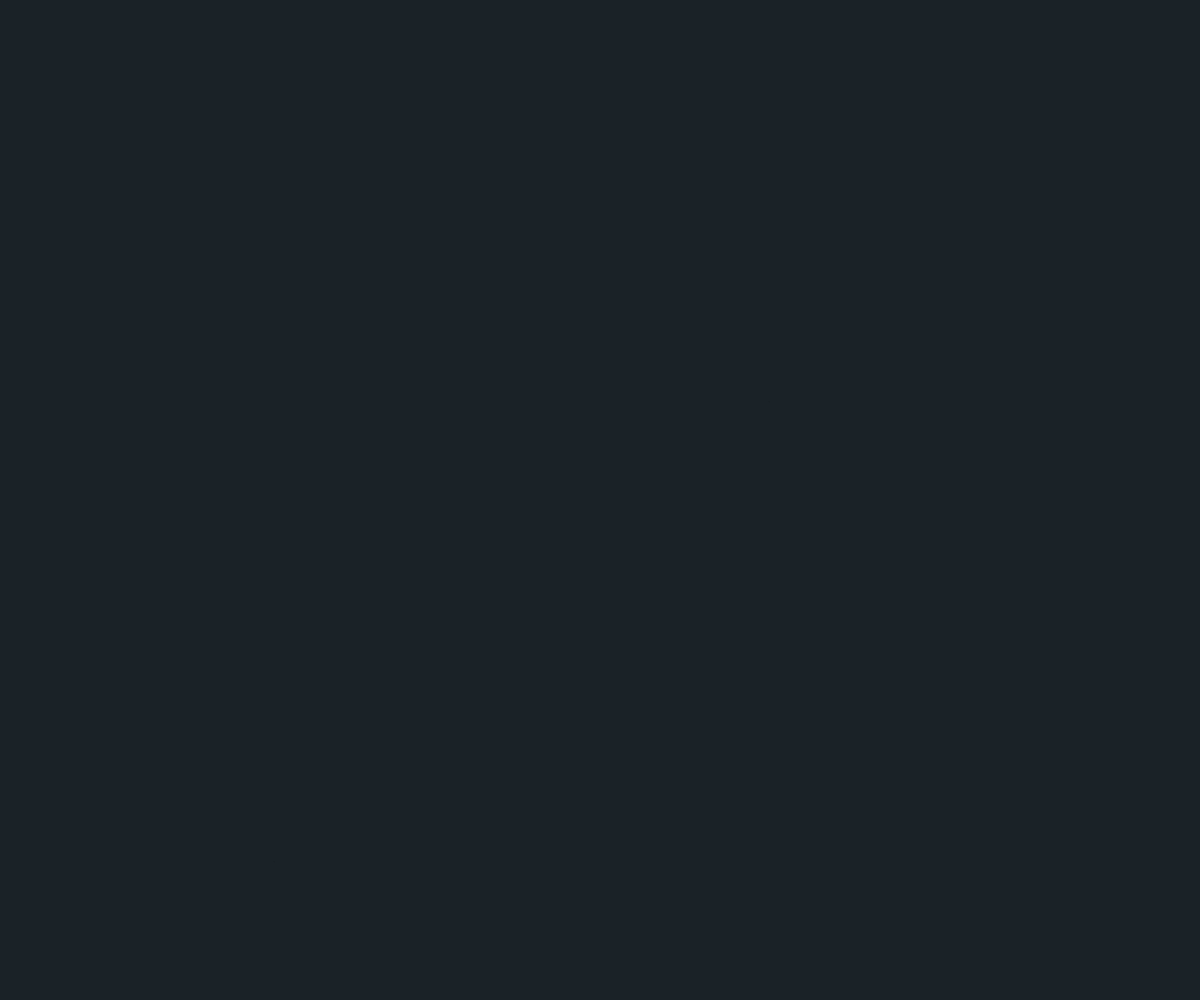
Frame 1 (no input)
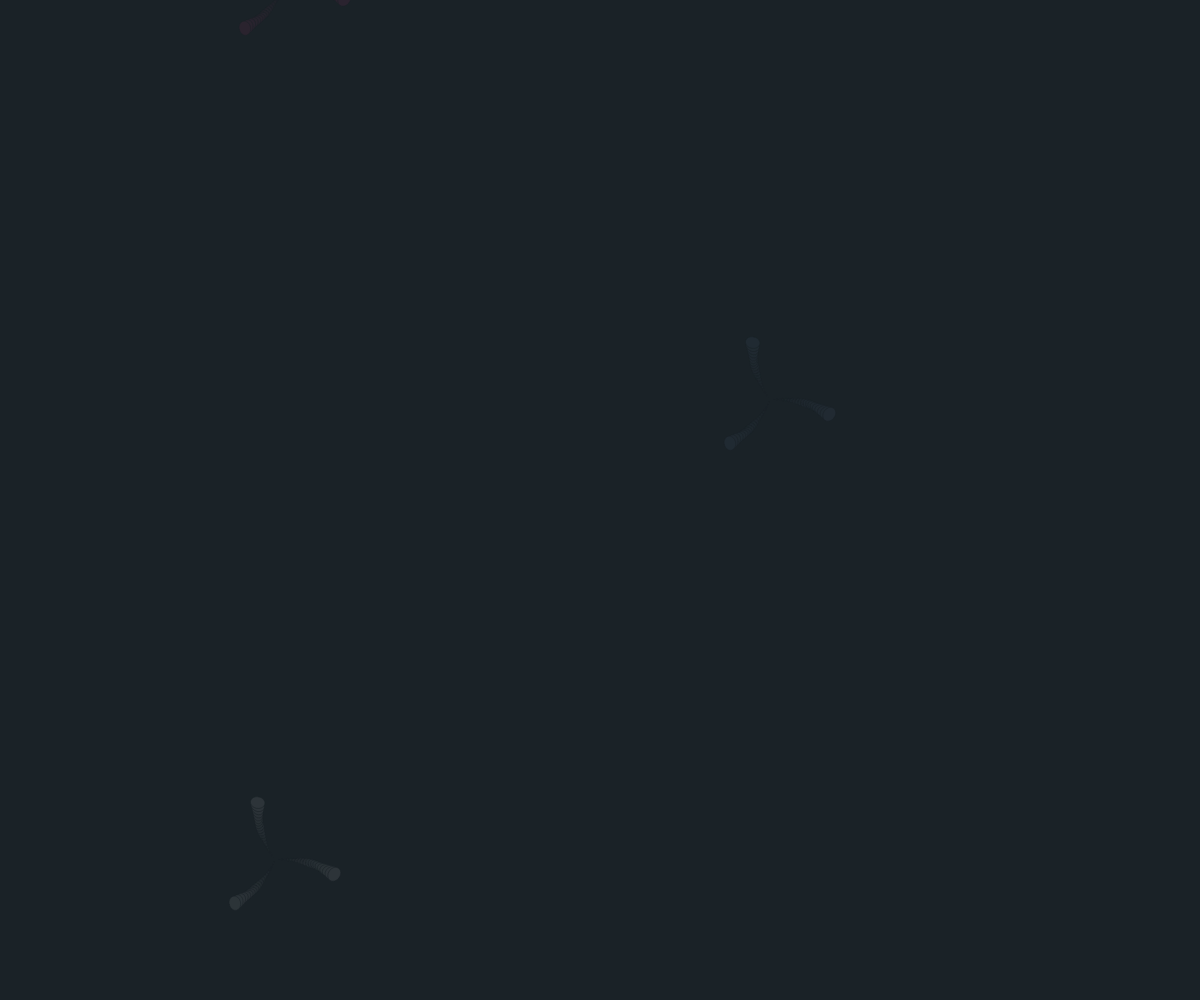
Frame 60 (no input)
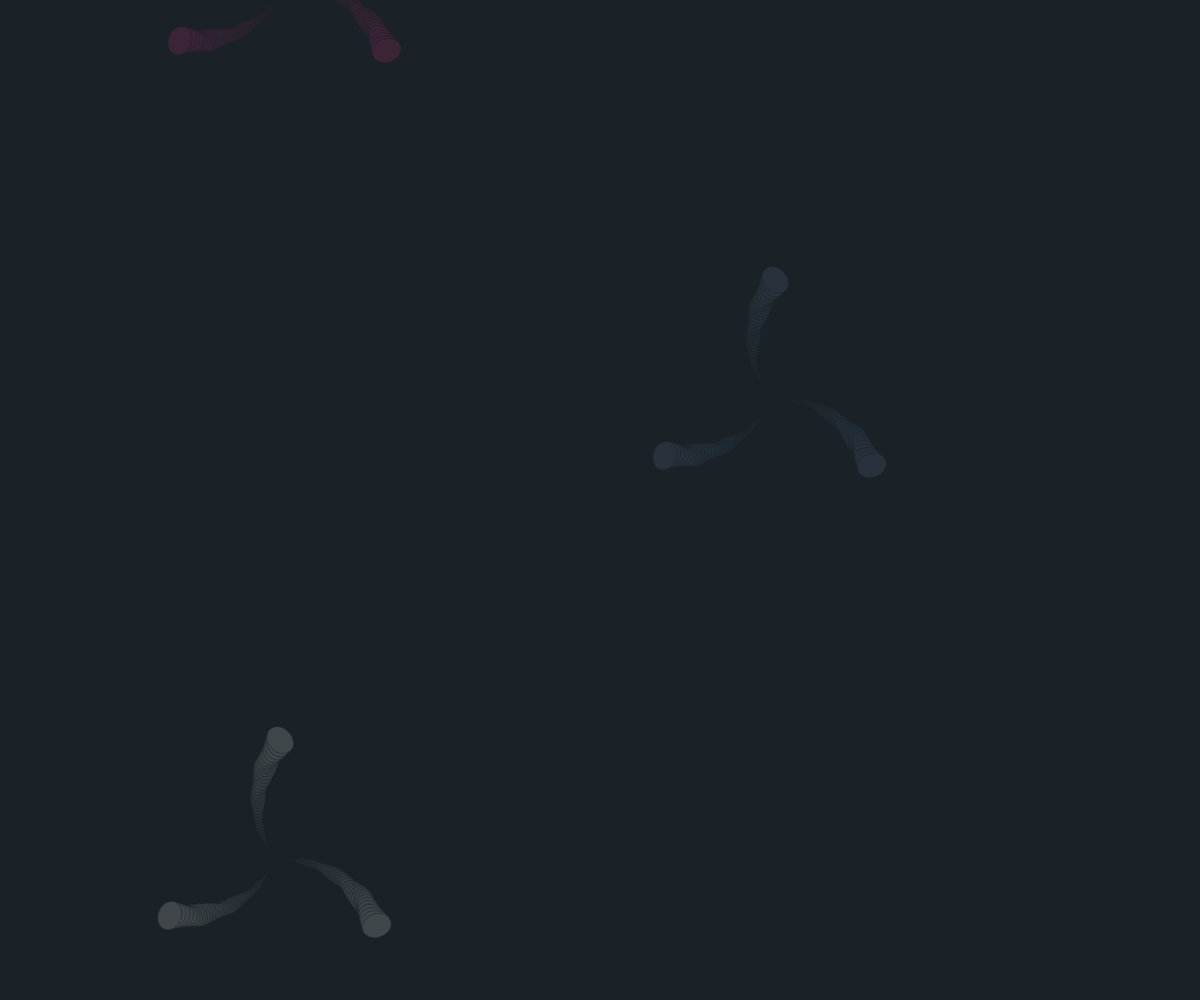
Frame 120 (the mouse pressed at the canvas centre since frame 60)

The p5.js sketch that drew these frames (run headless with seeded random() and noise() and a simulated clock; from frame 60 on, the mouse is pressed at the canvas centre):

// p5.js sketch
// ── sketch.js
var a = 0;
var r = 2;

function preload(){
  // put preload code here
}

function setup() {
  createCanvas(windowWidth,windowHeight)
  background("#1A2227");

}

function draw() {

  pink = (lerpColor(color("#1A2227"), color("#DB3082"), frameCount / 720 ));
  blue = (lerpColor(color("#1A2227"), color("#6983aa"), frameCount / 720 ));
  green = (lerpColor(color("#1A2227"), color("#679b9b"), frameCount / 720 ));
  white = (lerpColor(color("#1A2227"), color("white"), frameCount / 720 ));

  var x = r * cos(a);
  var y = r * sin(a);


  a += 0.1;
  r += 1;

  strokeWeight(0.5);
  stroke("#1A2227")


  push()
  fill(blue);
  translate(770, 400);
  rotate(frameCount*2);

  //ellipse(x, y, frameCount/1.5, frameCount/2);//
  ellipse(x, y, frameCount/5, frameCount/4);


  if (frameCount == 750){
  noLoop()
  }

  //line(x, y, 50, 50);

  pop()


  push()

  translate(285, -15);
  fill(pink);
  rotate(frameCount*2);

  ellipse(x, y, frameCount/5, frameCount/4);

  pop()


  push()
  fill(green);
  translate(1450, 400);
  rotate(frameCount*2);

  //ellipse(x, y, frameCount/1.5, frameCount/2);//
  ellipse(x, y, frameCount/5, frameCount/4);

  pop()


  push()

  fill(white);
  translate(275, 860);
  rotate(frameCount*2);

  //ellipse(x, y, frameCount/1.5, frameCount/2);//
  ellipse(x, y, frameCount/5, frameCount/4);

  pop()


}
